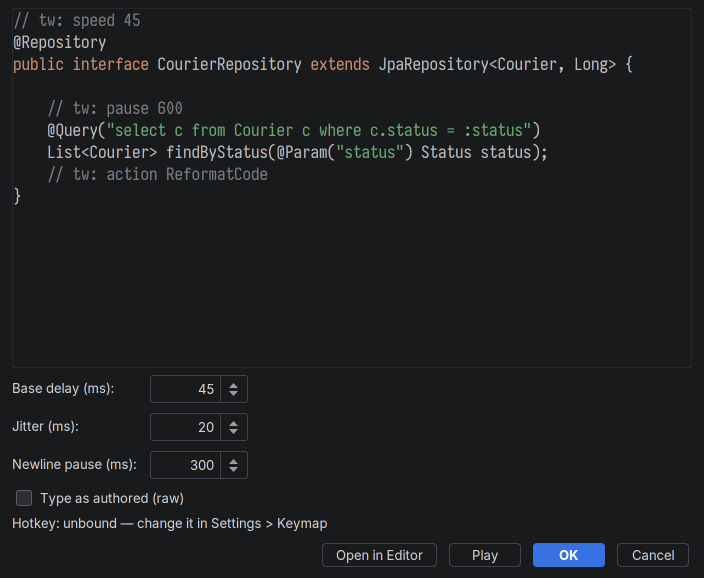
#> input picture docs/marketplace/01-edit-snippet-dialog.png, 1408 x 1156 px, found by its file name (shown at 1/2 size); its folder holds 3 pictures in this run
$ python compose.py
#> lines starting #> are read from the running program, lines starting #| are printed output that depends on the picture; after the words box and inside, x2 and y2 are one past the last pixel; in counts of white or black regions, pixels touching at a corner belong together
from PIL import Image, ImageDraw, ImageFont, ImageFilter
import pathlib, sys

SRC = pathlib.Path("docs/marketplace")
OUT = SRC / "store"
OUT.mkdir(exist_ok=True)

BOLD = "/usr/share/fonts/noto/NotoSans-Bold.ttf"
REG  = "/home/finkel/.local/share/fonts/i/InterVariable.ttf"

# IDE-dark palette so the frame belongs to the screenshot rather than fighting it.
BG_TOP, BG_BOT = (28, 30, 34), (18, 19, 22)
FG, MUTED, ACCENT = (236, 238, 242), (150, 156, 168), (88, 140, 255)

W = 1600
PAD = 72
SHOT_MAX_W = W - PAD * 2

def gradient(w, h):
    img = Image.new("RGB", (w, h), BG_TOP)
    d = ImageDraw.Draw(img)
    for y in range(h):
        t = y / max(h - 1, 1)
        d.line([(0, y), (w, y)],
               fill=tuple(int(a + (b - a) * t) for a, b in zip(BG_TOP, BG_BOT)))
    return img

def rounded(img, r):
    mask = Image.new("L", img.size, 0)
    ImageDraw.Draw(mask).rounded_rectangle([0, 0, img.size[0] - 1, img.size[1] - 1], r, fill=255)
    out = Image.new("RGBA", img.size, (0, 0, 0, 0))
    out.paste(img, (0, 0), mask)
    return out

def wrap(draw, text, font, max_w):
    words, lines, cur = text.split(), [], ""
    for w_ in words:
        trial = (cur + " " + w_).strip()
        if draw.textlength(trial, font=font) <= max_w:
            cur = trial
        else:
            if cur: lines.append(cur)
            cur = w_
    if cur: lines.append(cur)
    return lines

def compose(src_name, headline, sub, out_name):
    shot = Image.open(SRC / src_name).convert("RGB")
    scale = min(1.0, SHOT_MAX_W / shot.width)
    shot = shot.resize((int(shot.width * scale), int(shot.height * scale)), Image.LANCZOS)
    shot = rounded(shot, 14)

    f_head = ImageFont.truetype(BOLD, 58)
    f_sub = ImageFont.truetype(REG, 30)

    probe = ImageDraw.Draw(Image.new("RGB", (10, 10)))
    head_lines = wrap(probe, headline, f_head, SHOT_MAX_W)
    sub_lines = wrap(probe, sub, f_sub, SHOT_MAX_W)

    head_h = len(head_lines) * 70
    sub_h = len(sub_lines) * 42
    top_block = PAD + head_h + 14 + sub_h + 48
    H = top_block + shot.height + PAD

    canvas = gradient(W, H)
    d = ImageDraw.Draw(canvas)

    y = PAD
    for ln in head_lines:
        d.text((PAD, y), ln, font=f_head, fill=FG); y += 70
    y += 14
    for ln in sub_lines:
        d.text((PAD, y), ln, font=f_sub, fill=MUTED); y += 42

    # Accent rule tying the caption to the image below it.
    d.rounded_rectangle([PAD, y + 10, PAD + 84, y + 16], 3, fill=ACCENT)

    # Soft drop shadow + hairline border, so the dialog reads as a card instead of
    # dissolving into a background of nearly the same colour.
    sx, sy = (W - shot.width) // 2, top_block
    shadow = Image.new("RGBA", (shot.width + 48, shot.height + 48), (0, 0, 0, 0))
    ImageDraw.Draw(shadow).rounded_rectangle(
        [24, 24, 24 + shot.width, 24 + shot.height], 16, fill=(0, 0, 0, 120))
    shadow = shadow.filter(ImageFilter.GaussianBlur(14))
    canvas.paste(Image.alpha_composite(
        Image.new("RGBA", shadow.size, (0, 0, 0, 0)), shadow).convert("RGB"),
        (sx - 24, sy - 24 + 8), shadow)
    canvas.paste(shot, (sx, sy), shot)
    ImageDraw.Draw(canvas).rounded_rectangle(
        [sx, sy, sx + shot.width - 1, sy + shot.height - 1], 14, outline=(62, 66, 74), width=2)
    canvas.save(OUT / out_name)
    print(f"{out_name}  {canvas.width}x{canvas.height}")

compose("01-edit-snippet-dialog.png",
        "Snippets are real files",
        "Edit them with the IDE's own highlighting, completion and formatting — then press Play and watch them type.",
        "01-snippets-are-files.png")
#> in compose, shot is the input picture: PIL image 1408x1156 RGB; mean R, G, B 29, 30.3, 32.6
#> in rounded, `mask = Image.new("L", img.size, 0)`: mask: PIL image 1408x1156 L; every value is 0
#> in rounded, `ImageDraw.Draw(mask).rounded_rectangle([0, 0, img.size[0] - 1, img.siz..`:
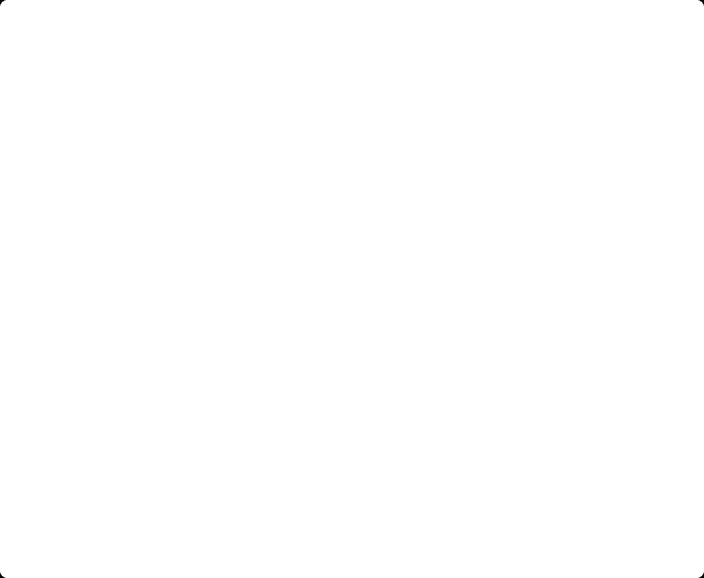
#> mask: PIL image 1408x1156 L (shown at 1/2 size); 100% white; 4 black regions, box (x1, y1, x2, y2) and area: (0, 0, 11, 11) 46, (1397, 0, 1408, 11) 46, (0, 1145, 11, 1156) 46, (1397, 1145, 1408, 1156) 46
#> in rounded, `out = Image.new("RGBA", img.size, (0, 0, 0, 0))`: out: PIL image 1408x1156 RGBA; every value is 0
#> in gradient, `img = Image.new("RGB", (w, h), BG_TOP)`:
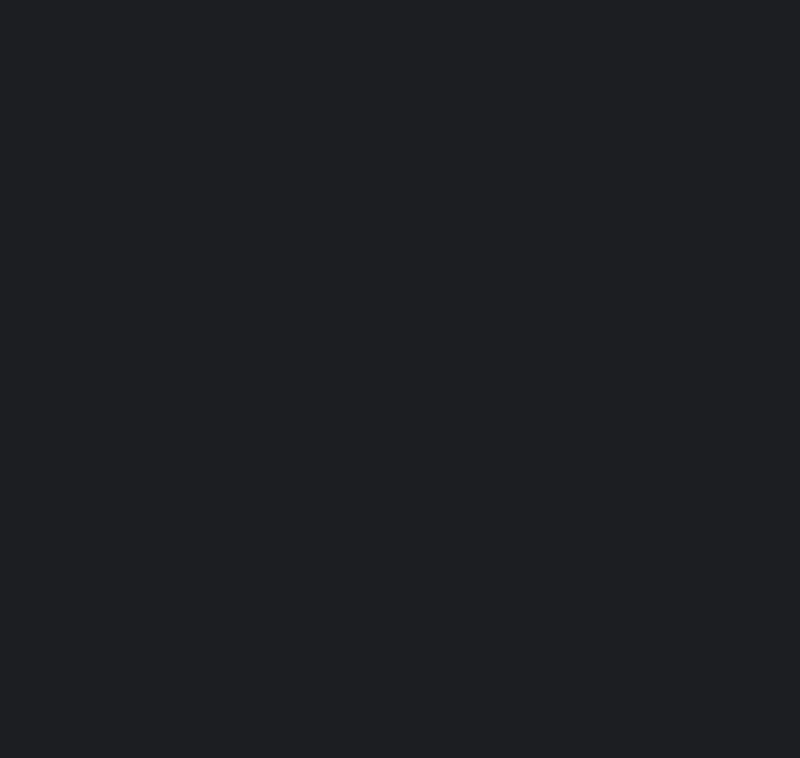
#> img: PIL image 1600x1516 RGB (shown at 1/2 size); mean R, G, B 28, 30, 34
#> after the loop in compose, `for ln in head_lines:`: y = 142
#> in compose, `y += 14`: y = 156
#> the loop in compose, `for ln in sub_lines:` made 2 passes
#> y on passes 1 to 2: 198, 240
#> after the loop in compose, `for ln in sub_lines:`: y = 240
#> in compose, `shadow = Image.new("RGBA", (shot.width + 48, shot.height + 48), (0, 0,..`: shadow: PIL image 1456x1204 RGBA; every value is 0
#| 01-snippets-are-files.png  1600x1516

compose("02-new-snippet-dialog.png",
        "Write it. Don't name it.",
        "New Snippet opens straight into an editor. Pick a language; the file gets a non-colliding name when you save.",
        "02-write-dont-name.png")
#> call 2 of compose, with src_name = '02-new-snippet-dialog.png', headline = "Write it. Don't name it.", out_name = '02-write-dont-name.png'
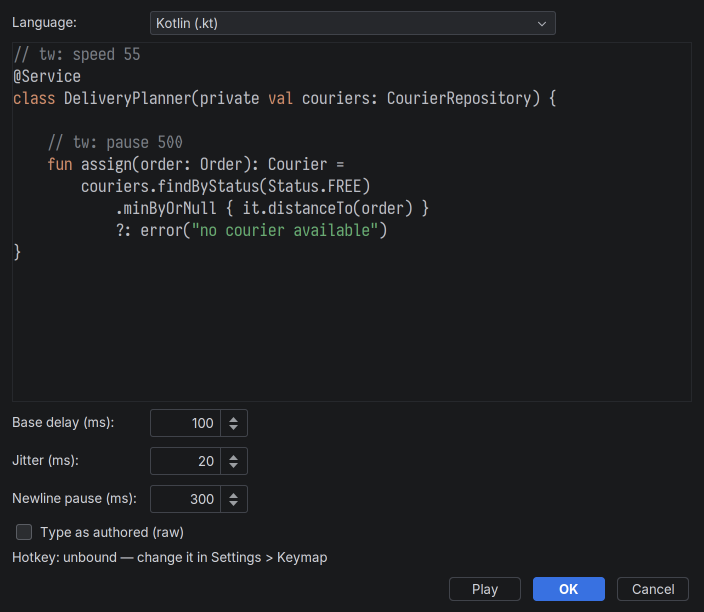
#> input picture docs/marketplace/02-new-snippet-dialog.png, 1408 x 1224 px, found by its file name (shown at 1/2 size)
#> in compose, shot is the input picture: PIL image 1408x1224 RGB; mean R, G, B 29.2, 30.5, 32.9
#> in rounded (call 2), `mask = Image.new("L", img.size, 0)`: mask: PIL image 1408x1224 L; every value is 0
#> in rounded (call 2), `ImageDraw.Draw(mask).rounded_rectangle([0, 0, img.size[0] - 1, img.siz..`: mask: PIL image 1408x1224 L; 100% white; 4 black regions, box (x1, y1, x2, y2) and area: (0, 0, 11, 11) 46, (1397, 0, 1408, 11) 46, (0, 1213, 11, 1224) 46, (1397, 1213, 1408, 1224) 46
#> in rounded (call 2), `out = Image.new("RGBA", img.size, (0, 0, 0, 0))`: out: PIL image 1408x1224 RGBA; every value is 0
#> call 2 of gradient, with w = 1600, h = 1584
#> in gradient (call 2), `img = Image.new("RGB", (w, h), BG_TOP)`:
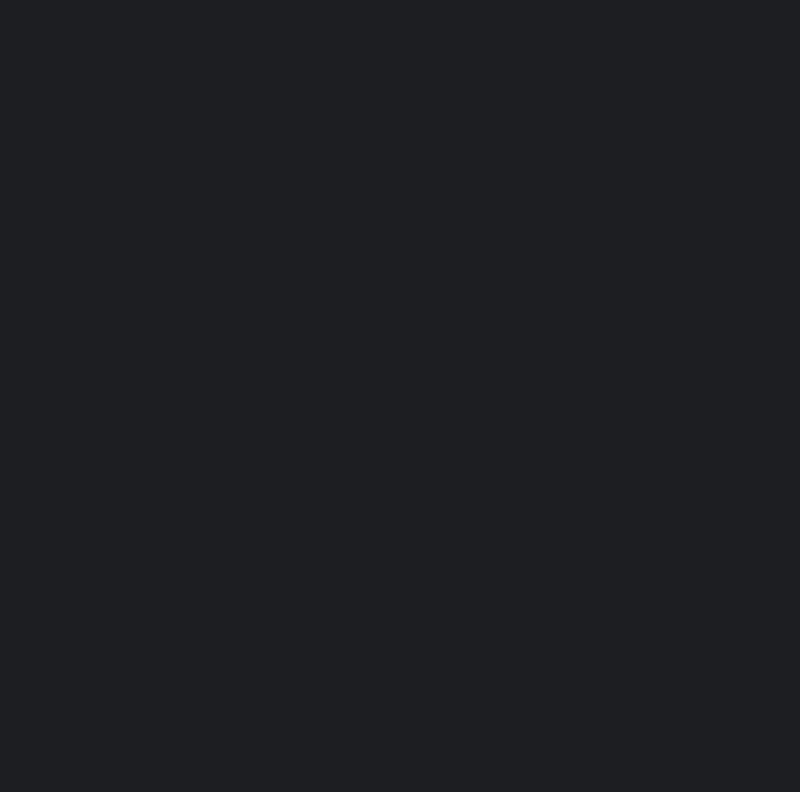
#> img: PIL image 1600x1584 RGB (shown at 1/2 size); mean R, G, B 28, 30, 34
#> after the loop in compose (call 2), `for ln in head_lines:`: y = 142
#> in compose (call 2), `y += 14`: y = 156
#> the loop in compose (call 2), `for ln in sub_lines:` made 2 passes
#> after the loop in compose (call 2), `for ln in sub_lines:`: y = 240
#> in compose (call 2), `shadow = Image.new("RGBA", (shot.width + 48, shot.height + 48), (0, 0,..`: shadow: PIL image 1456x1272 RGBA; every value is 0
#| 02-write-dont-name.png  1600x1584

compose("03-settings.png",
        "Typing you can tune",
        "Base delay, jitter and newline pause — set globally, or per snippet with a tw: comment.",
        "03-timing.png")
#> call 3 of compose, with src_name = '03-settings.png', headline = 'Typing you can tune', out_name = '03-timing.png'
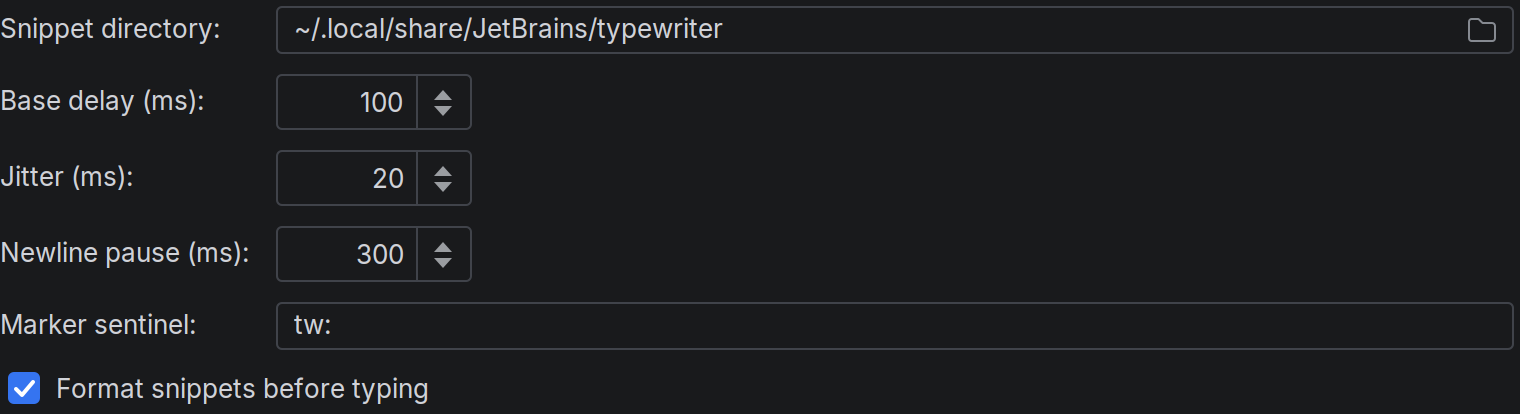
#> input picture docs/marketplace/03-settings.png, 1520 x 414 px, found by its file name
#> in compose, shot is the input picture: PIL image 1520x414 RGB; mean R, G, B 29.4, 30.6, 32.9
#> in rounded (call 3), `mask = Image.new("L", img.size, 0)`: mask: PIL image 1456x396 L; every value is 0
#> in rounded (call 3), `ImageDraw.Draw(mask).rounded_rectangle([0, 0, img.size[0] - 1, img.siz..`: mask: PIL image 1456x396 L; 100% white; 4 black regions, box (x1, y1, x2, y2) and area: (0, 0, 11, 11) 46, (1445, 0, 1456, 11) 46, (0, 385, 11, 396) 46, (1445, 385, 1456, 396) 46
#> in rounded (call 3), `out = Image.new("RGBA", img.size, (0, 0, 0, 0))`: out: PIL image 1456x396 RGBA; every value is 0
#> after the loop in compose (call 3), `for ln in head_lines:`: y = 142
#> in compose (call 3), `y += 14`: y = 156
#> the loop in compose (call 3), `for ln in sub_lines:` made 1 pass
#> after the loop in compose (call 3), `for ln in sub_lines:`: y = 198
#> in compose (call 3), `shadow = Image.new("RGBA", (shot.width + 48, shot.height + 48), (0, 0,..`: shadow: PIL image 1504x444 RGBA; every value is 0
#> in compose (call 3), `shadow = shadow.filter(ImageFilter.GaussianBlur(14))`:
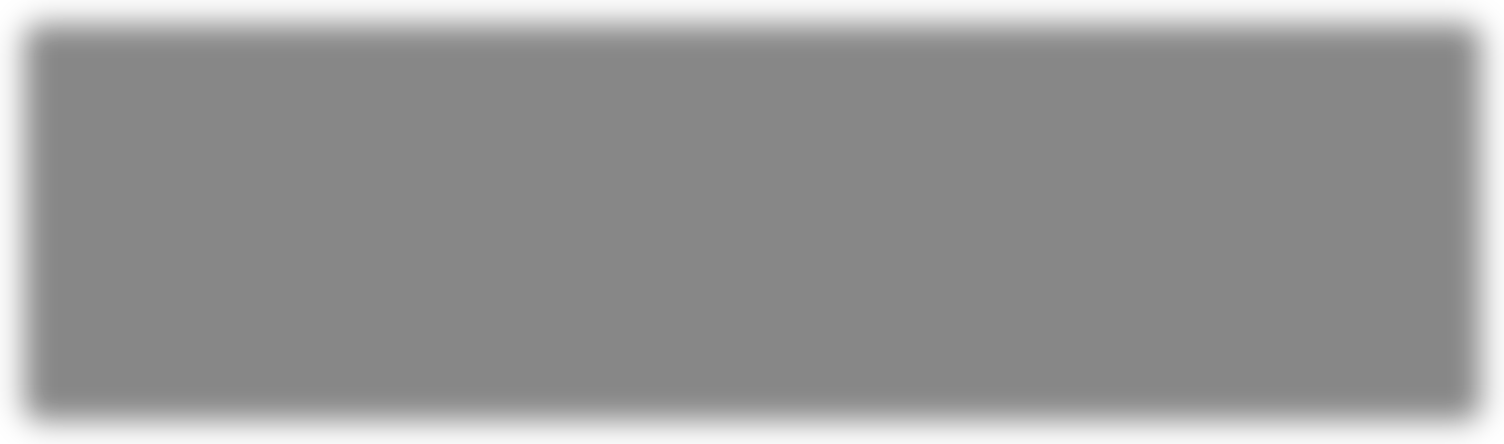
#> shadow: PIL image 1504x444 RGBA; mean R, G, B, A 0, 0, 0, 103.8; transparent parts drawn white
#> in compose (call 3), `canvas.paste(shot, (sx, sy), shot)`:
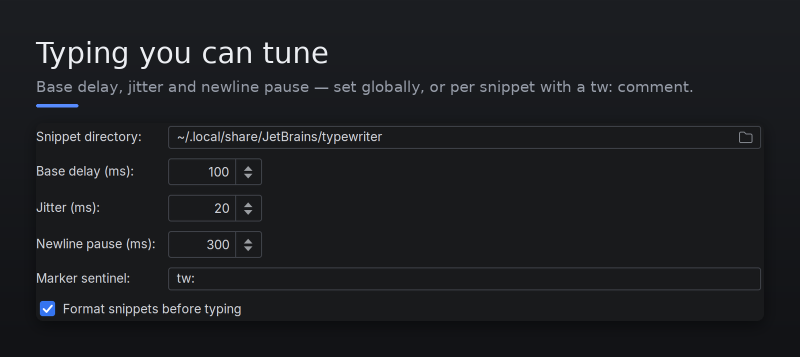
#> canvas: PIL image 1600x714 RGB (shown at 1/2 size); mean R, G, B 28.5, 29.9, 33
#| 03-timing.png  1600x714
